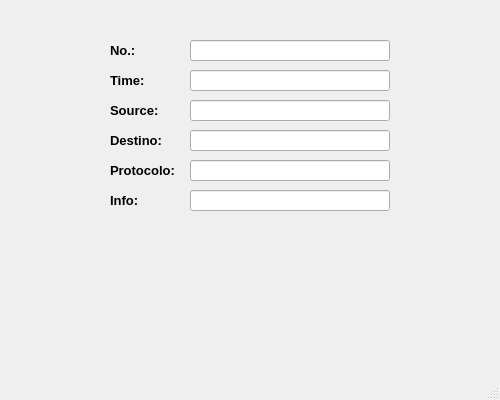
<?xml version="1.0" encoding="UTF-8"?>
<ui version="4.0">
 <class>add</class>
 <widget class="QMainWindow" name="add">
  <property name="geometry">
   <rect>
    <x>0</x>
    <y>0</y>
    <width>500</width>
    <height>400</height>
   </rect>
  </property>
  <property name="windowTitle">
   <string>MainWindow</string>
  </property>
  <widget class="QWidget" name="centralwidget">
   <widget class="QPushButton" name="Add">
    <property name="geometry">
     <rect>
      <x>10</x>
      <y>230</y>
      <width>481</width>
      <height>111</height>
     </rect>
    </property>
    <property name="styleSheet">
     <string notr="true">QPushButton
{
image: url(:/images/add.png); 
background-color: transparent;
border-style: outset;
border-width: 2px;
border-radius: 10px;
border-color: transparent;
font: bold 22px;
min-width:4m;
padding: 6px;
}</string>
    </property>
    <property name="text">
     <string/>
    </property>
   </widget>
   <widget class="QLineEdit" name="No">
    <property name="geometry">
     <rect>
      <x>190</x>
      <y>40</y>
      <width>200</width>
      <height>21</height>
     </rect>
    </property>
   </widget>
   <widget class="QLabel" name="label">
    <property name="geometry">
     <rect>
      <x>110</x>
      <y>40</y>
      <width>61</width>
      <height>21</height>
     </rect>
    </property>
    <property name="text">
     <string>&lt;!DOCTYPE HTML PUBLIC &quot;-//W3C//DTD HTML 4.0//EN&quot; &quot;http://www.w3.org/TR/REC-html40/strict.dtd&quot;&gt;
&lt;html&gt;&lt;head&gt;&lt;meta name=&quot;qrichtext&quot; content=&quot;1&quot; /&gt;&lt;style type=&quot;text/css&quot;&gt;
p, li { white-space: pre-wrap; }
&lt;/style&gt;&lt;/head&gt;&lt;body style=&quot; font-family:'MS Shell Dlg 2'; font-size:8.25pt; font-weight:400; font-style:normal;&quot;&gt;
&lt;p style=&quot; margin-top:0px; margin-bottom:0px; margin-left:0px; margin-right:0px; -qt-block-indent:0; text-indent:0px;&quot;&gt;&lt;span style=&quot; font-size:10pt; font-weight:600;&quot;&gt;No.:&lt;/span&gt;&lt;/p&gt;&lt;/body&gt;&lt;/html&gt;</string>
    </property>
   </widget>
   <widget class="QLabel" name="label_2">
    <property name="geometry">
     <rect>
      <x>110</x>
      <y>70</y>
      <width>61</width>
      <height>21</height>
     </rect>
    </property>
    <property name="text">
     <string>&lt;!DOCTYPE HTML PUBLIC &quot;-//W3C//DTD HTML 4.0//EN&quot; &quot;http://www.w3.org/TR/REC-html40/strict.dtd&quot;&gt;
&lt;html&gt;&lt;head&gt;&lt;meta name=&quot;qrichtext&quot; content=&quot;1&quot; /&gt;&lt;style type=&quot;text/css&quot;&gt;
p, li { white-space: pre-wrap; }
&lt;/style&gt;&lt;/head&gt;&lt;body style=&quot; font-family:'MS Shell Dlg 2'; font-size:8.25pt; font-weight:400; font-style:normal;&quot;&gt;
&lt;p style=&quot; margin-top:0px; margin-bottom:0px; margin-left:0px; margin-right:0px; -qt-block-indent:0; text-indent:0px;&quot;&gt;&lt;span style=&quot; font-size:10pt; font-weight:600;&quot;&gt;Time:&lt;/span&gt;&lt;/p&gt;&lt;/body&gt;&lt;/html&gt;</string>
    </property>
   </widget>
   <widget class="QLabel" name="label_3">
    <property name="geometry">
     <rect>
      <x>110</x>
      <y>100</y>
      <width>61</width>
      <height>21</height>
     </rect>
    </property>
    <property name="text">
     <string>&lt;!DOCTYPE HTML PUBLIC &quot;-//W3C//DTD HTML 4.0//EN&quot; &quot;http://www.w3.org/TR/REC-html40/strict.dtd&quot;&gt;
&lt;html&gt;&lt;head&gt;&lt;meta name=&quot;qrichtext&quot; content=&quot;1&quot; /&gt;&lt;style type=&quot;text/css&quot;&gt;
p, li { white-space: pre-wrap; }
&lt;/style&gt;&lt;/head&gt;&lt;body style=&quot; font-family:'MS Shell Dlg 2'; font-size:8.25pt; font-weight:400; font-style:normal;&quot;&gt;
&lt;p style=&quot; margin-top:0px; margin-bottom:0px; margin-left:0px; margin-right:0px; -qt-block-indent:0; text-indent:0px;&quot;&gt;&lt;span style=&quot; font-size:10pt; font-weight:600;&quot;&gt;Source:&lt;/span&gt;&lt;/p&gt;&lt;/body&gt;&lt;/html&gt;</string>
    </property>
   </widget>
   <widget class="QLabel" name="label_4">
    <property name="geometry">
     <rect>
      <x>110</x>
      <y>130</y>
      <width>61</width>
      <height>21</height>
     </rect>
    </property>
    <property name="text">
     <string>&lt;!DOCTYPE HTML PUBLIC &quot;-//W3C//DTD HTML 4.0//EN&quot; &quot;http://www.w3.org/TR/REC-html40/strict.dtd&quot;&gt;
&lt;html&gt;&lt;head&gt;&lt;meta name=&quot;qrichtext&quot; content=&quot;1&quot; /&gt;&lt;style type=&quot;text/css&quot;&gt;
p, li { white-space: pre-wrap; }
&lt;/style&gt;&lt;/head&gt;&lt;body style=&quot; font-family:'MS Shell Dlg 2'; font-size:8.25pt; font-weight:400; font-style:normal;&quot;&gt;
&lt;p style=&quot; margin-top:0px; margin-bottom:0px; margin-left:0px; margin-right:0px; -qt-block-indent:0; text-indent:0px;&quot;&gt;&lt;span style=&quot; font-size:10pt; font-weight:600;&quot;&gt;Destino:&lt;/span&gt;&lt;/p&gt;&lt;/body&gt;&lt;/html&gt;</string>
    </property>
   </widget>
   <widget class="QLabel" name="label_5">
    <property name="geometry">
     <rect>
      <x>110</x>
      <y>160</y>
      <width>71</width>
      <height>21</height>
     </rect>
    </property>
    <property name="text">
     <string>&lt;!DOCTYPE HTML PUBLIC &quot;-//W3C//DTD HTML 4.0//EN&quot; &quot;http://www.w3.org/TR/REC-html40/strict.dtd&quot;&gt;
&lt;html&gt;&lt;head&gt;&lt;meta name=&quot;qrichtext&quot; content=&quot;1&quot; /&gt;&lt;style type=&quot;text/css&quot;&gt;
p, li { white-space: pre-wrap; }
&lt;/style&gt;&lt;/head&gt;&lt;body style=&quot; font-family:'MS Shell Dlg 2'; font-size:8.25pt; font-weight:400; font-style:normal;&quot;&gt;
&lt;p style=&quot; margin-top:0px; margin-bottom:0px; margin-left:0px; margin-right:0px; -qt-block-indent:0; text-indent:0px;&quot;&gt;&lt;span style=&quot; font-size:10pt; font-weight:600;&quot;&gt;Protocolo:&lt;/span&gt;&lt;/p&gt;&lt;/body&gt;&lt;/html&gt;</string>
    </property>
   </widget>
   <widget class="QLabel" name="label_7">
    <property name="geometry">
     <rect>
      <x>110</x>
      <y>190</y>
      <width>61</width>
      <height>21</height>
     </rect>
    </property>
    <property name="text">
     <string>&lt;!DOCTYPE HTML PUBLIC &quot;-//W3C//DTD HTML 4.0//EN&quot; &quot;http://www.w3.org/TR/REC-html40/strict.dtd&quot;&gt;
&lt;html&gt;&lt;head&gt;&lt;meta name=&quot;qrichtext&quot; content=&quot;1&quot; /&gt;&lt;style type=&quot;text/css&quot;&gt;
p, li { white-space: pre-wrap; }
&lt;/style&gt;&lt;/head&gt;&lt;body style=&quot; font-family:'MS Shell Dlg 2'; font-size:8.25pt; font-weight:400; font-style:normal;&quot;&gt;
&lt;p style=&quot; margin-top:0px; margin-bottom:0px; margin-left:0px; margin-right:0px; -qt-block-indent:0; text-indent:0px;&quot;&gt;&lt;span style=&quot; font-size:10pt; font-weight:600;&quot;&gt;Info:&lt;/span&gt;&lt;/p&gt;&lt;/body&gt;&lt;/html&gt;</string>
    </property>
   </widget>
   <widget class="QLineEdit" name="time">
    <property name="geometry">
     <rect>
      <x>190</x>
      <y>70</y>
      <width>200</width>
      <height>21</height>
     </rect>
    </property>
    <property name="maxLength">
     <number>100</number>
    </property>
   </widget>
   <widget class="QLineEdit" name="source">
    <property name="geometry">
     <rect>
      <x>190</x>
      <y>100</y>
      <width>200</width>
      <height>21</height>
     </rect>
    </property>
    <property name="maxLength">
     <number>15</number>
    </property>
   </widget>
   <widget class="QLineEdit" name="destino">
    <property name="geometry">
     <rect>
      <x>190</x>
      <y>130</y>
      <width>200</width>
      <height>21</height>
     </rect>
    </property>
    <property name="maxLength">
     <number>15</number>
    </property>
   </widget>
   <widget class="QLineEdit" name="protocolo">
    <property name="geometry">
     <rect>
      <x>190</x>
      <y>160</y>
      <width>200</width>
      <height>21</height>
     </rect>
    </property>
    <property name="maxLength">
     <number>20</number>
    </property>
   </widget>
   <widget class="QLineEdit" name="info">
    <property name="geometry">
     <rect>
      <x>190</x>
      <y>190</y>
      <width>200</width>
      <height>21</height>
     </rect>
    </property>
    <property name="maxLength">
     <number>250</number>
    </property>
   </widget>
  </widget>
  <widget class="QMenuBar" name="menubar">
   <property name="geometry">
    <rect>
     <x>0</x>
     <y>0</y>
     <width>500</width>
     <height>23</height>
    </rect>
   </property>
  </widget>
  <widget class="QStatusBar" name="statusbar"/>
 </widget>
 <resources/>
 <connections/>
</ui>
